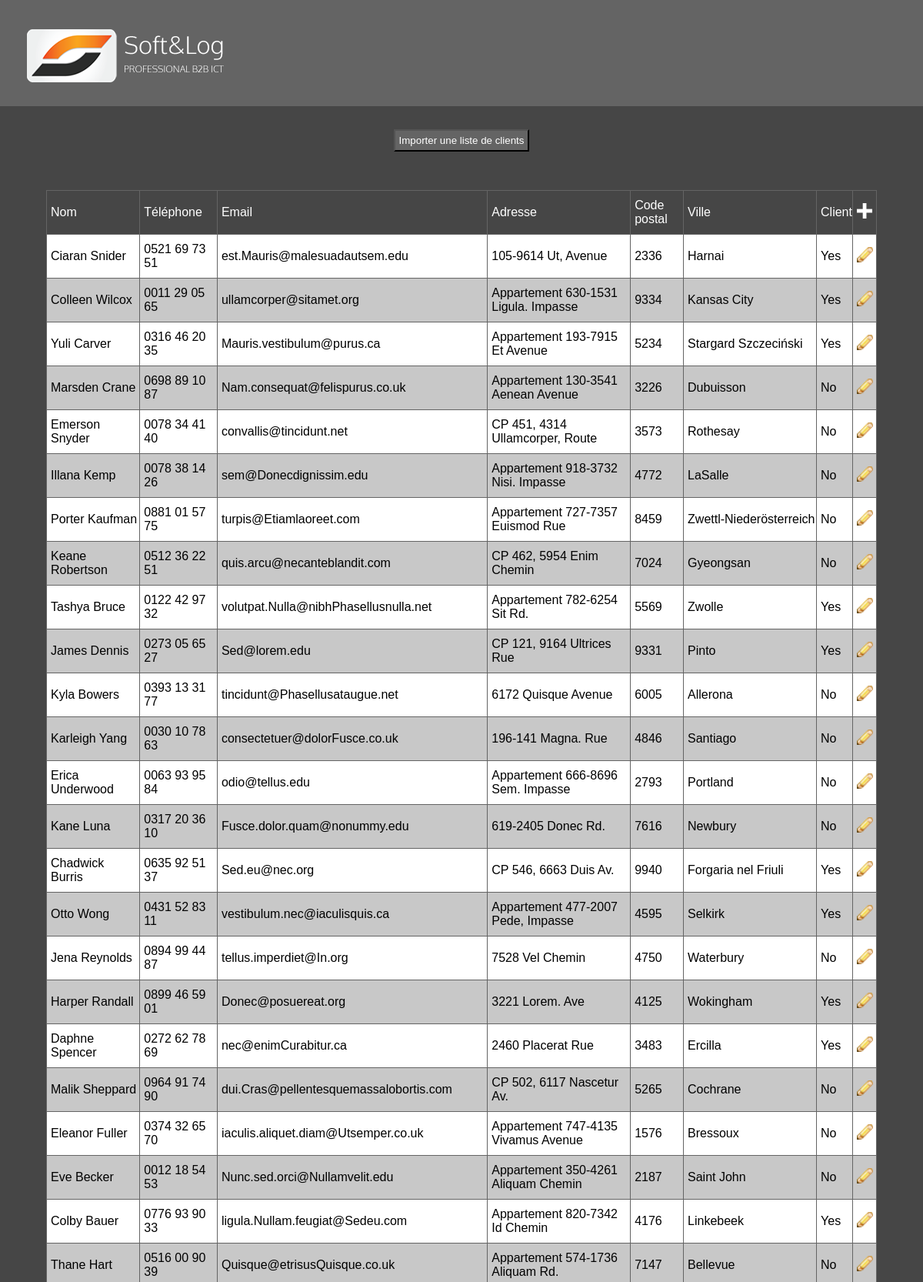
The page / (upper part) on the database its author committed.
### tables this page shows
CREATE TABLE `clients` (
  `id` int(11) NOT NULL,
  `name` varchar(255) NOT NULL,
  `phone` varchar(255) NOT NULL,
  `email` varchar(255) NOT NULL,
  `address` varchar(255) NOT NULL,
  `cp` varchar(255) NOT NULL,
  `city` varchar(255) NOT NULL,
  `customer` varchar(255) NOT NULL
);

### index.php (the view, shortened to what this page needs)
<?php
	$styleSheet = './style/css/screen.css';
	$homePage = './index.php';
	include('./header.php');
		require('./config.php');
		include('./modules/add-file.php');
		?>
		<table>
			<tbody>
			<tr>
				<td>Nom</td>
				<td>Téléphone</td>
				<td>Email</td>
				<td>Adresse</td>
				<td>Code postal</td>
				<td>Ville</td>
				<td>Client</td>
				<td id="addCustomer"><a href="./modules/create.php" title="Créer un nouveau client"><img src="./style/img/create.png" /></a></td>
			</tr>
			<?php
				$sql = "SELECT id, name, phone, email, address, cp, city, customer FROM clients";
				$result = mysqli_query($link, $sql);
				if (!$result) {
					die('Requête invalide : ' . mysqli_error($link));
				} else {
					$rowColor = 'grey';
					while ($client = mysqli_fetch_object($result)) {
						if($rowColor == 'grey'){
							$rowColor = 'white';
						}else{
							$rowColor = 'grey';
						}
						echo '<tr class="'.$rowColor.'">
							<td>'.$client->name.'</td>
							<td>'.$client->phone.'</td>
							<td>'.$client->email.'</td>
							<td>'.$client->address.'</td>
							<td>'.$client->cp.'</td>
							<td>'.$client->city.'</td>
							<td>'.$client->customer.'</td>
							<td><a href="./modules/edit.php?id='.$client->id.'" title="Modifier ce client"><img src="./style/img/edit.png" /></a></td>
						</tr>';
					}
				}
			?>
			</tbody>
		</table>
	</div>
	<?php
	include('./footer.php');
?>

### header.php (shortened to what this page needs)
<!DOCTYPE html>
<html lang="fr">
<head>
    <link rel="stylesheet" href="<?php echo $styleSheet; ?>">
	<?php $title = 'CRM Soft & Log'; ?>
</head>
<body>
	<header id="mainTitle">
		<h1><a href="<?php echo $homePage; ?>" title="<?php echo $title; ?>"><?php echo $title; ?></a></h1>
	</header>
	<div id="mainContent">

### modules/add-file.php (shortened to what this page needs)
<button onclick="showImportForm()" id="importButton">Importer une liste de clients</button>

### footer.php (shortened to what this page needs)
</body>
</html>

### style/css/screen.css (style rules this page uses)
* { margin:0px; padding:0px; list-style:none; color:white; font-family:Arial, Helvetica, sans-serif; }
html { background-color:rgb(100,100,100); }
body { width:100%; }
header { width:100%; padding-top:30px; padding-left:30px; background-color:rgb(100, 100, 100); }
h1 { padding-bottom:30px; display:block; height:78px; width:278px; background-image:url("../img/LOGOSOFT.png"); background-repeat:no-repeat; }
h1>a { color:rgba(0,0,0,0); text-decoration:none; font-weight:bold; text-align:center; margin-left:auto; margin-right:auto; display:block; height:78px; width:278px; }
div#mainContent { display:flex; flex-flow: column wrap; align-items: center; width:100%; background-color:rgb(70,70,70); padding-top:30px; }
td#addCustomer { padding:0px; }
td#addCustomer>a { display:block; padding:5px; text-align:center; }
table { border-collapse:collapse; margin:20px auto 30px auto; font-size:12pt; font-family:Arial, Helvetica, sans-serif; width:90%; }
td { border:1px solid rgb(100,100,100); padding-left:5px; padding:10px 0 10px 5px; }
tr.white td { background-color:white; color:black; }
tr.grey td { background-color:rgb(200,200,200); color:black; }
button#importButton { padding:5px; background-color:rgb(100, 100, 100); margin-bottom:30px; }
img { height:20px; }

### rows shown on the page
clients: name "Ciaran Snider", phone "0521 69 73 51", email "est.Mauris@malesuadautsem.edu", address "105-9614 Ut, Avenue", cp "2336", city "Harnai", customer "Yes"
clients: name "Colleen Wilcox", phone "0011 29 05 65", email "ullamcorper@sitamet.org", address "Appartement 630-1531 Ligula. Impasse", cp "9334", city "Kansas City", customer "Yes"
clients: name "Yuli Carver", phone "0316 46 20 35", email "Mauris.vestibulum@purus.ca", address "Appartement 193-7915 Et Avenue", cp "5234", city "Stargard Szczeciński", customer "Yes"
clients: name "Marsden Crane", phone "0698 89 10 87", email "Nam.consequat@felispurus.co.uk", address "Appartement 130-3541 Aenean Avenue", cp "3226", city "Dubuisson", customer "No"
clients: name "Emerson Snyder", phone "0078 34 41 40", email "convallis@tincidunt.net", address "CP 451, 4314 Ullamcorper, Route", cp "3573", city "Rothesay", customer "No"
clients: name "Illana Kemp", phone "0078 38 14 26", email "sem@Donecdignissim.edu", address "Appartement 918-3732 Nisi. Impasse", cp "4772", city "LaSalle", customer "No"
clients: name "Porter Kaufman", phone "0881 01 57 75", email "turpis@Etiamlaoreet.com", address "Appartement 727-7357 Euismod Rue", cp "8459", city "Zwettl-Niederösterreich", customer "No"
clients: name "Keane Robertson", phone "0512 36 22 51", email "quis.arcu@necanteblandit.com", address "CP 462, 5954 Enim Chemin", cp "7024", city "Gyeongsan", customer "No"
clients: name "Tashya Bruce", phone "0122 42 97 32", email "volutpat.Nulla@nibhPhasellusnulla.net", address "Appartement 782-6254 Sit Rd.", cp "5569", city "Zwolle", customer "Yes"
clients: name "James Dennis", phone "0273 05 65 27", email "Sed@lorem.edu", address "CP 121, 9164 Ultrices Rue", cp "9331", city "Pinto", customer "Yes"
clients: name "Kyla Bowers", phone "0393 13 31 77", email "tincidunt@Phasellusataugue.net", address "6172 Quisque Avenue", cp "6005", city "Allerona", customer "No"
clients: name "Karleigh Yang", phone "0030 10 78 63", email "consectetuer@dolorFusce.co.uk", address "196-141 Magna. Rue", cp "4846", city "Santiago", customer "No"
clients: name "Erica Underwood", phone "0063 93 95 84", email "odio@tellus.edu", address "Appartement 666-8696 Sem. Impasse", cp "2793", city "Portland", customer "No"
clients: name "Kane Luna", phone "0317 20 36 10", email "Fusce.dolor.quam@nonummy.edu", address "619-2405 Donec Rd.", cp "7616", city "Newbury", customer "No"
clients: name "Chadwick Burris", phone "0635 92 51 37", email "Sed.eu@nec.org", address "CP 546, 6663 Duis Av.", cp "9940", city "Forgaria nel Friuli", customer "Yes"
clients: name "Otto Wong", phone "0431 52 83 11", email "vestibulum.nec@iaculisquis.ca", address "Appartement 477-2007 Pede, Impasse", cp "4595", city "Selkirk", customer "Yes"
clients: name "Jena Reynolds", phone "0894 99 44 87", email "tellus.imperdiet@In.org", address "7528 Vel Chemin", cp "4750", city "Waterbury", customer "No"
clients: name "Harper Randall", phone "0899 46 59 01", email "Donec@posuereat.org", address "3221 Lorem. Ave", cp "4125", city "Wokingham", customer "Yes"
clients: name "Daphne Spencer", phone "0272 62 78 69", email "nec@enimCurabitur.ca", address "2460 Placerat Rue", cp "3483", city "Ercilla", customer "Yes"
clients: name "Malik Sheppard", phone "0964 91 74 90", email "dui.Cras@pellentesquemassalobortis.com", address "CP 502, 6117 Nascetur Av.", cp "5265", city "Cochrane", customer "No"
clients: name "Eleanor Fuller", phone "0374 32 65 70", email "iaculis.aliquet.diam@Utsemper.co.uk", address "Appartement 747-4135 Vivamus Avenue", cp "1576", city "Bressoux", customer "No"
clients: name "Eve Becker", phone "0012 18 54 53", email "Nunc.sed.orci@Nullamvelit.edu", address "Appartement 350-4261 Aliquam Chemin", cp "2187", city "Saint John", customer "No"
clients: name "Colby Bauer", phone "0776 93 90 33", email "ligula.Nullam.feugiat@Sedeu.com", address "Appartement 820-7342 Id Chemin", cp "4176", city "Linkebeek", customer "Yes"
clients: name "Thane Hart", phone "0516 00 90 39", email "Quisque@etrisusQuisque.co.uk", address "Appartement 574-1736 Aliquam Rd.", cp "7147", city "Bellevue", customer "No"
